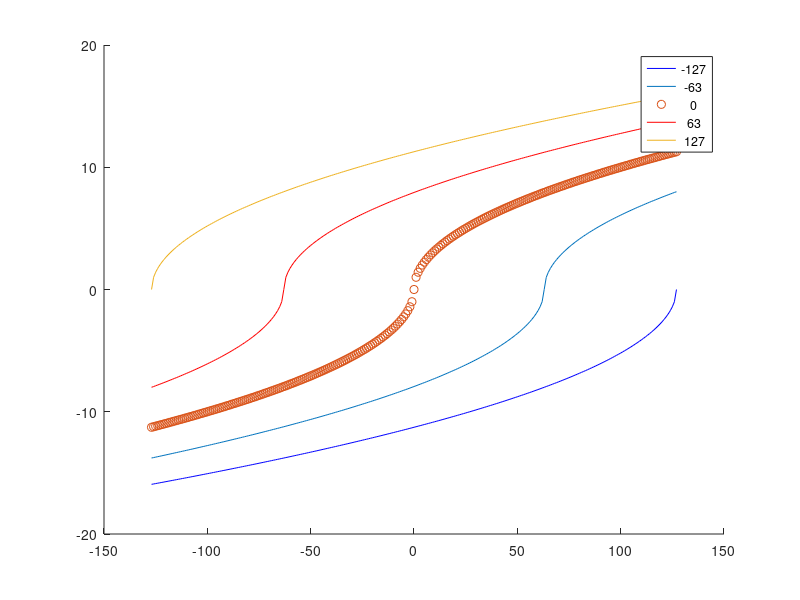

This chart was generated by the following MATLAB code:
clear;
clc;

lStick = -127:127;
rStick = [-127; -63; 0; 63; 127];

inputs = lStick + rStick;

mtrPwr = sqrt(abs(inputs)) .* sign(inputs);

plotFormat = ["b-o", "r-x", "g-+", "c-d", "m-*"];

hold on;
for iPlotCt = 1:5
    plot(lStick, mtrPwr(iPlotCt, :), plotFormat(iPlotCt));
end
legend(num2str(rStick));